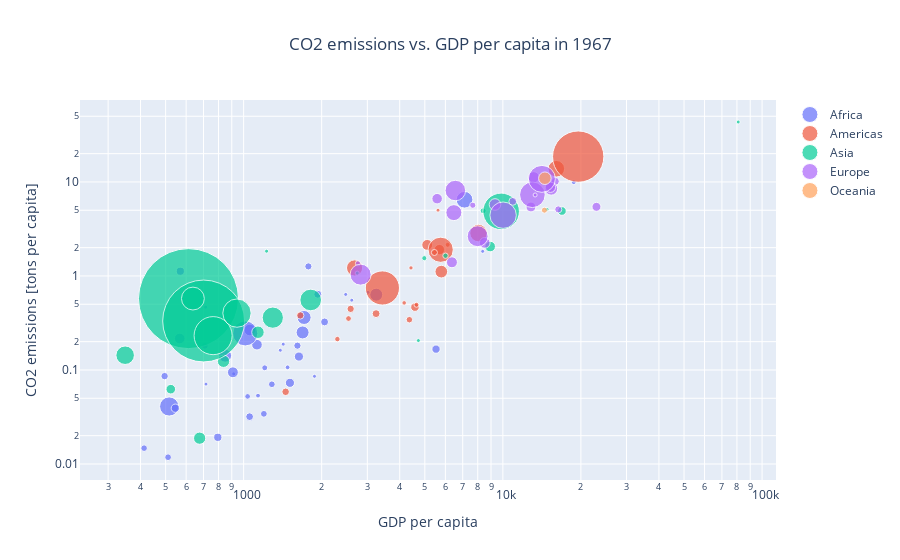

The notebook cell saved with this chart:
### Markdown cell above
## 5. Generating an interactive plot comparing GDP per capita and CO2 emissions

We will now explore the relationship between GDP per capita and CO2 emissions in an interactive graph that will also contain population size and continent information for each country. Based on the results [above](#4.-Finding-the-year-with-best-GDP-per-capita-and-CO2-emissions-correlation), we chose to visualize data from the year 1967.

Upon inspecting the graph, we can see that African countries as well as several Asian ones tend to cluster toward the bottom-left of the graph, indicating countries with low GDP per capita and CO2 emissions consistent with developing countries. Conversely, European and Oceanian countries tend to be both high in GDP per capita as well as CO2 emissions. With the exception of the USA and Canada, which cluster with European nations, countries in the Americas form a cluster of intermediate GDP and emissions.

### Code cell
# Filter and clean the GDP and emissions data for 1967
gapminder_1967 = gapminder[gapminder['Year'] == 1967].dropna(subset = ['gdpPercap', 'CO2 emissions (metric tons per capita)'])

# Create plotly interactive bubble plot
# Plotly tutorial I used for this: https://plotly.com/python/bubble-charts/#categorical-bubble-charts
# Kaggle plotly tutorial that's useful to understand the syntax: https://www.kaggle.com/kanncaa1/plotly-tutorial-for-beginners

# Create a reference to scale bubble sizes by
sizeref = 2*gapminder_1967['pop'].max()/(100**2) # 2 * max(array of size values)/(desired max size ** 2)

# Create a dictionary of continent-specific DataFrames
continents = np.unique(gapminder_1967['continent'].values)  #set the array of unique continents
gapminder_by_continent = {'Africa': gapminder_1967[gapminder_1967['continent'] == 'Africa'], 
                          'Americas': gapminder_1967[gapminder_1967['continent'] == 'Americas'], 
                          'Asia': gapminder_1967[gapminder_1967['continent'] == 'Asia'], 
                          'Europe': gapminder_1967[gapminder_1967['continent'] == 'Europe'], 
                          'Oceania': gapminder_1967[gapminder_1967['continent'] == 'Oceania']}
# Create empty figure
fig1 = go.Figure()

# Create a scatter trace for each continent
for continent_name, continent in gapminder_by_continent.items():
    fig1.add_trace(go.Scatter(x = continent['gdpPercap'],
                              y = continent['CO2 emissions (metric tons per capita)'],
                              name = continent_name,
                              mode = 'markers',
                              marker_size = continent['pop'],
                              hovertext = continent['Country Name']))

# Update traces to scale all bubbles
fig1.update_traces(mode = 'markers', marker = dict(sizemode = 'area', sizeref = sizeref, sizemin = 2))

# Include layout options
fig1.update_layout(title = dict(text = 'CO2 emissions vs. GDP per capita in 1967', x = 0.5, xanchor = 'center'), 
                   xaxis = dict(title = 'GDP per capita', type = 'log'), 
                   yaxis = dict(title = 'CO2 emissions [tons per capita]', type = 'log'))

fig1.show()

### Figure 1 — Plotly figure (JSON) as saved in the notebook; plotly's stock layout.template omitted (floating-point values rounded to 4 significant figures)
{"data": [{"hovertext": ["Algeria", "Angola", "Benin", "Burkina Faso", "Burundi", "Cameroon", "Central African Republic", "Chad", "Comoros", "Cote d'Ivoire", "Djibouti", "Equatorial Guinea", "Ethiopia", "Gabon", "Ghana", "Guinea", "Guinea-Bissau", "Kenya", "Liberia", "Libya", "Madagascar", "Malawi", "Mali", "Mauritania", "Mauritius", "Morocco", "Mozambique", "Niger", "Nigeria", "Rwanda", "Sao Tome and Principe", "Senegal", "Sierra Leone", "Somalia", "South Africa", "Sudan", "Swaziland", "Tanzania", "Togo", "Tunisia", "Uganda", "Zambia", "Zimbabwe"], "marker": {"size": [12760499, 5247469, 2427334, 5127935, 3330989, 6335506, 1733638, 3495967, 217378, 4744870, 127617, 259864, 27860297, 489004, 8490213, 3451418, 601287, 10191512, 1279406, 1759224, 6334556, 4147252, 5212416, 1230542, 789309, 14770296, 8680909, 4534062, 47287752, 3451079, 70787, 3965841, 2662190, 3428839, 20997321, 12716129, 420690, 12607312, 1735550, 4786986, 8900294, 3900000, 4995432], "sizemin": 2, "sizemode": "area", "sizeref": 150910}, "mode": "markers", "name": "Africa", "type": "scatter", "x": [3247.0, 5523.0, 1036.0, 794.8, 413.0, 1508.0, 1136.0, 1197.0, 1876.0, 2052.0, 3020.0, 915.6, 516.1, 8359.0, 1126.0, 708.8, 715.6, 1057.0, 713.6, 18770.0, 1634.0, 495.5, 545.0, 1421.0, 2475.0, 1711.0, 566.7, 1054.0, 1015.0, 511.0, 1385.0, 1612.0, 1206.0, 1285.0, 7114.0, 1688.0, 2613.0, 848.2, 1478.0, 1932.0, 908.9, 1777.0, 569.8], "y": [0.6321, 0.1667, 0.05232, 0.01922, 0.01474, 0.07298, 0.05334, 0.03415, 0.08566, 0.3243, 0.6698, 0.09088, 0.04088, 1.827, 0.1857, 0.1805, 0.07074, 0.2661, 0.4657, 9.941, 0.1389, 0.08604, 0.0392, 0.1882, 0.6362, 0.3616, 0.2162, 0.03185, 0.2447, 0.0118, 0.1621, 0.1813, 0.1054, 0.07045, 6.466, 0.2508, 0.5525, 0.1419, 0.1067, 0.6389, 0.09445, 1.264, 1.123]}, {"hovertext": ["Argentina", "Bolivia", "Brazil", "Canada", "Chile", "Colombia", "Costa Rica", "Cuba", "Dominican Republic", "Ecuador", "El Salvador", "Guatemala", "Haiti", "Honduras", "Jamaica", "Mexico", "Nicaragua", "Panama", "Paraguay", "Peru", "Trinidad and Tobago", "United States", "Uruguay"], "marker": {"size": [22934225, 4040665, 88049823, 20819767, 8858908, 19764027, 1588717, 8139332, 4049146, 5432424, 3232927, 4690773, 4318137, 2500689, 1861096, 47995559, 1865490, 1405486, 2287985, 12132200, 960155, 198712000, 2748579], "sizemin": 2, "sizemode": "area", "sizeref": 150910}, "mode": "markers", "name": "Americas", "type": "scatter", "x": [8053.0, 2587.0, 3430.0, 16080.0, 5107.0, 2679.0, 4162.0, 5690.0, 1654.0, 4579.0, 4359.0, 3243.0, 1452.0, 2538.0, 6125.0, 5755.0, 4643.0, 4421.0, 2299.0, 5788.0, 5621.0, 19530.0, 5445.0], "y": [2.858, 0.4466, 0.745, 13.81, 2.141, 1.217, 0.5171, 1.906, 0.3805, 0.4658, 0.3425, 0.3973, 0.05857, 0.3525, 2.145, 1.9, 0.494, 1.218, 0.213, 1.112, 5.01, 18.6, 1.776]}, {"hovertext": ["Afghanistan", "Bahrain", "Cambodia", "China", "India", "Indonesia", "Iraq", "Israel", "Japan", "Jordan", "Kuwait", "Lebanon", "Mongolia", "Myanmar", "Nepal", "Oman", "Pakistan", "Philippines", "Saudi Arabia", "Singapore", "Sri Lanka", "Thailand", "Vietnam"], "marker": {"size": [11537966, 202182, 6960067, 754550000, 506000000, 109343000, 8519282, 2693585, 100825279, 1255058, 575003, 2186894, 1149500, 25870271, 11261690, 714775, 60641899, 35356600, 5618198, 1977600, 11737396, 34024249, 39463910], "sizemin": 2, "sizemode": "area", "sizeref": 150910}, "mode": "markers", "name": "Asia", "type": "scatter", "x": [836.2, 14800.0, 523.4, 612.7, 700.8, 762.4, 8931.0, 8394.0, 9848.0, 2742.0, 80890.0, 6007.0, 1226.0, 349, 676.4, 4721.0, 942.4, 1814.0, 16900.0, 4977.0, 1136.0, 1295.0, 637.1], "y": [0.1238, 5.121, 0.06244, 0.5742, 0.3318, 0.2319, 2.056, 4.933, 4.864, 1.072, 43.43, 1.642, 1.835, 0.1435, 0.01881, 0.2055, 0.4025, 0.5554, 4.909, 1.546, 0.2519, 0.3602, 0.5749]}, {"hovertext": ["Albania", "Austria", "Belgium", "Bulgaria", "Denmark", "Finland", "France", "Greece", "Hungary", "Iceland", "Ireland", "Italy", "Netherlands", "Norway", "Poland", "Portugal", "Romania", "Spain", "Sweden", "Switzerland", "Turkey", "United Kingdom"], "marker": {"size": [1984060, 7376998, 9556500, 8310226, 4838800, 4605744, 49569000, 8716441, 10223422, 198676, 2900100, 52667100, 12596822, 3786019, 31785378, 9103000, 19284814, 32850275, 7867931, 6063000, 33411317, 54959000], "sizemin": 2, "sizemode": "area", "sizeref": 150910}, "mode": "markers", "name": "Europe", "type": "scatter", "x": [2760.0, 12830.0, 13150.0, 5577.0, 15940.0, 10920.0, 13000.0, 8513.0, 9327.0, 13320.0, 7656.0, 10020.0, 15360.0, 16360.0, 6557.0, 6362.0, 6471.0, 7994.0, 15260.0, 22970.0, 2826.0, 14140.0], "y": [1.364, 5.418, 11.22, 6.638, 10.15, 6.213, 7.306, 2.249, 5.758, 7.269, 5.655, 4.431, 8.476, 5.107, 8.106, 1.398, 4.716, 2.647, 8.77, 5.435, 1.033, 10.78]}, {"hovertext": ["Australia", "New Zealand"], "marker": {"size": [11872264, 2728150], "sizemin": 2, "sizemode": "area", "sizeref": 150910}, "mode": "markers", "name": "Oceania", "type": "scatter", "x": [14530.0, 14460.0], "y": [10.96, 5.008]}], "layout": {"title": {"text": "CO2 emissions vs. GDP per capita in 1967", "x": 0.5, "xanchor": "center"}, "xaxis": {"title": {"text": "GDP per capita"}, "type": "log"}, "yaxis": {"title": {"text": "CO2 emissions [tons per capita]"}, "type": "log"}}}
